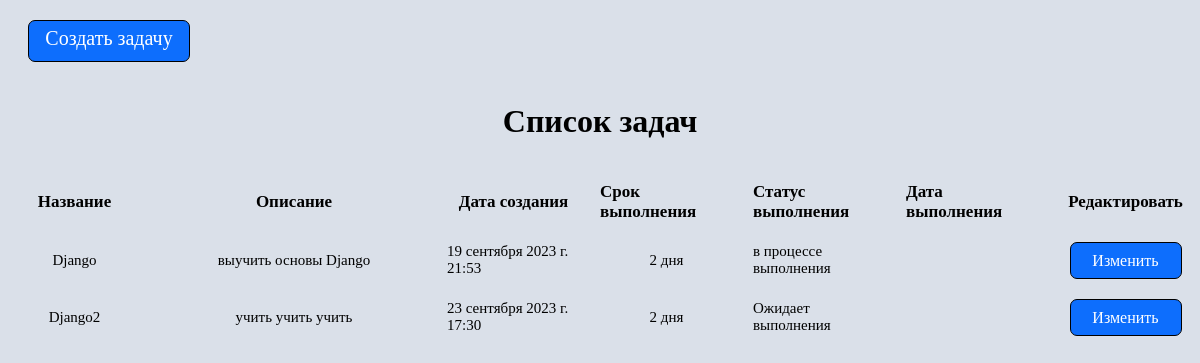
The page /tasks/ on the database as committed earlier.
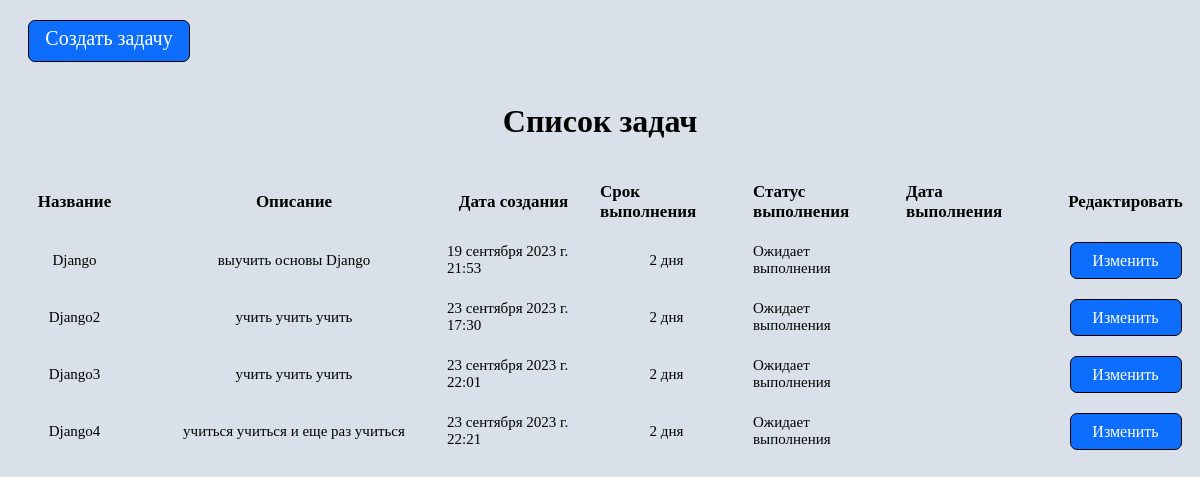
The same page on the database as committed later.
### tasks/models.py (models this page shows, shortened)
class Tasks (models.Model):
    name = models.CharField('Имя задачи', max_length=50)
    description = models.CharField('Описание задачи', max_length=200)
    date_create = models.DateTimeField('Дата создания задачи')
    deadline = models.CharField('Срок выполнения задачи', max_length=50)
    execution_status = models.CharField('Статус выполнения', max_length=50, null=True, blank=True, default="Ожидает выполнения")
    date_execution = models.DateTimeField('Дата выполнения задачи', null=True, blank=True)
    user = models.ForeignKey(User, on_delete=models.CASCADE)
    class Meta:
        verbose_name = 'Задача'
        verbose_name_plural = 'Задачи'

### tasks/views.py (the view)
# urls.py: path('tasks/', include('tasks.urls')),
def tasks(request):
    tasks = Tasks.objects.all()
    return render(request, 'tasks/index.html',{
        'tasks' : tasks
    })

### tasks/templates/tasks/index.html (shortened to what this page needs)
{% extends 'main/layout.html' %}
{% block content %}
    <a class="btn btn_create" href="{% url 'create' %}">Создать задачу</a>
    <div class="container">
        <h1>Список задач</h1>
        <div class="table_title">Название</div>
        <div class="table_title">Описание</div>
        <div class="table_title">Дата создания</div>
        <div class="table_title">Срок выполнения</div>
        <div class="table_title">Статус выполнения</div>
        <div class="table_title">Дата выполнения</div>
        <div class="table_title">Редактировать</div>
        {% for task in tasks %}
            <div>{{task.name}}</div>
            <div>{{task.description}}</div>
            <div>{{task.date_create}}</div>
            <div>{{task.deadline}}</div>
            <div>{{task.execution_status}}</div>
            <a class="btn btn_update" href="{% url 'update' task.id %}">Изменить</a>
        {% endfor %}
    </div>
{% endblock %}

Rows that differ between the two databases and show on the page:
changed Tasks "Django": execution_status "в процессе выполнения" → "Ожидает выполнения"
added Tasks: name "Django3", description "учить учить учить", date_create "23 сентября 2023 г. 22:01", deadline "2 дня", execution_status "Ожидает выполнения"
added Tasks: name "Django4", description "учиться учиться и еще раз учиться", date_create "23 сентября 2023 г. 22:21", deadline "2 дня", execution_status "Ожидает выполнения"
